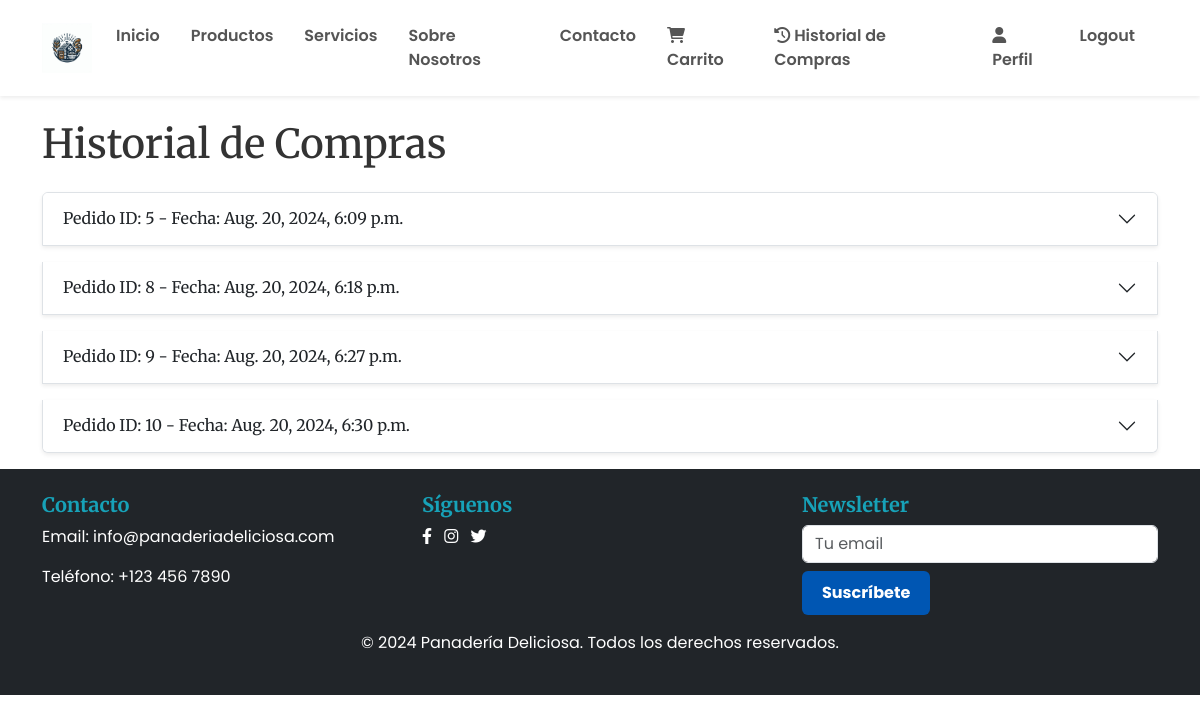
The app's page /purchase_history/ (signed in) with its own data.
### ProyectoMenu/models.py (models this page shows, shortened)
class Purchase(models.Model):
    customer = models.ForeignKey(Customer, on_delete=models.CASCADE)
    product = models.ForeignKey(Product, on_delete=models.CASCADE)
    quantity = models.PositiveIntegerField(default=1)
    purchase_date = models.DateTimeField(auto_now_add=True)
    order_id = models.PositiveIntegerField()

### ProyectoMenu/views.py (the view)
# urls.py: path('purchase_history/', views.purchase_history, name='purchase_history'),
@login_required
def purchase_history(request):
    purchases = Purchase.objects.filter(customer=request.user.customer)
    return render(request, 'paginas/purchase_history.html', {'purchases': purchases})

### ProyectoMenu/templates/paginas/Purchase_history.html (shortened to what this page needs)
{% extends 'base.html' %}
{% load static %}
{% block contenido %}
<div class="container mt-4">
    <h1 class="mb-4">Historial de Compras</h1>
    {% if purchases %}
    {% regroup purchases by order_id as purchase_groups %}
    <div class="accordion" id="purchaseAccordion">
        {% for group in purchase_groups %}
        <div class="accordion-item shadow-sm mb-3">
            <h2 class="accordion-header" id="heading{{ forloop.counter }}">
                <button class="accordion-button collapsed" type="button" data-bs-toggle="collapse" data-bs-target="#collapse{{ forloop.counter }}" aria-expanded="false" aria-controls="collapse{{ forloop.counter }}">
                    Pedido ID: {{ group.grouper }} - Fecha: {{ group.list.0.purchase_date }}
                </button>
            </h2>
        </div>
        {% endfor %}
    </div>
    {% else %}
    <p>No tienes historial de compras.</p>
    {% endif %}
</div>
{% endblock %}

### ProyectoMenu/static/styles/custom.css (style rules this page uses)
h1, h2, h3, h4, h5, h6 { font-family: 'Merriweather', serif; color: #333333; }
body { font-family: 'Poppins', sans-serif; background-color: #ffffff; color: #555555; }

### records on screen
Purchase: list.0.purchase_date "Aug. 20, 2024, 6:09 p.m."
Purchase: list.0.purchase_date "Aug. 20, 2024, 6:18 p.m."
Purchase: list.0.purchase_date "Aug. 20, 2024, 6:27 p.m."
Purchase: list.0.purchase_date "Aug. 20, 2024, 6:30 p.m."

### other values on screen
{{ group.grouper }} "5" "8" "9" "10"
